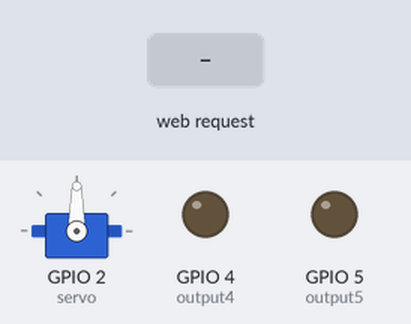
Bench run of a sketch on a simulated ESP8266 (NodeMCU). Shown: servo, output pins drawn as LEDs (lit = HIGH). The inputs (shaded band) are chosen by the test bench. WiFi joins after 1.5 s; servers stay silent unless stated; what the sketch prints to the serial monitor is not drawn.

Above: at 2.7 s.
2.8 s: HTTP request GET /5/on received
At 3.9 s:
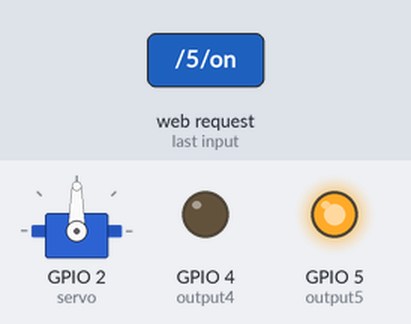
4.3 s: HTTP request GET /Req=0 received
At 5.0 s:
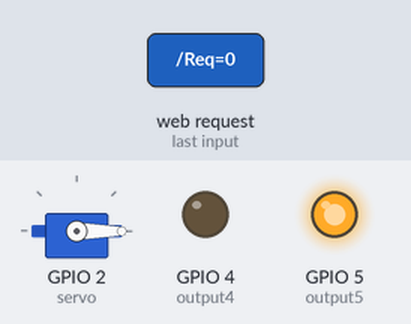
5.8 s: HTTP request GET /5/off received
At 6.2 s:
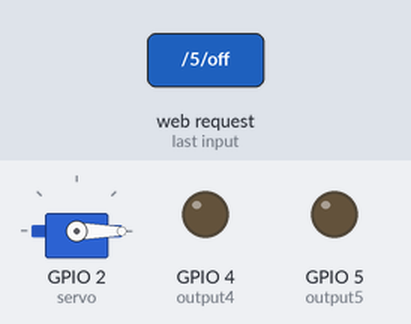
7.3 s: HTTP request GET /4/on received
At 8.5 s:
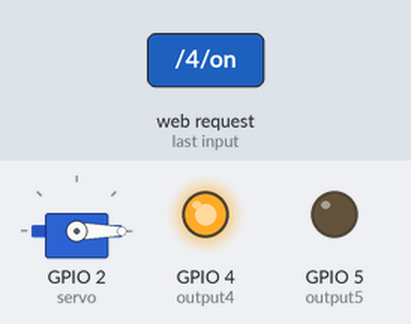
8.8 s: HTTP request GET /Req=90 received
At 9.7 s:
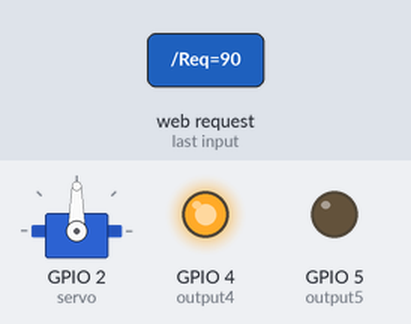
10.3 s: HTTP request GET /4/off received
At 10.8 s:
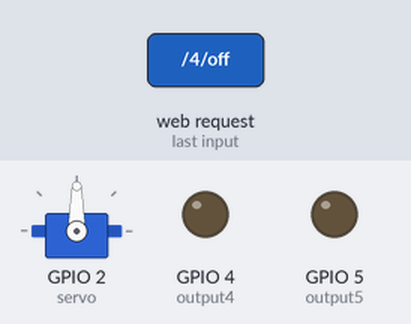
Timing chart, 0 to 12.8 s (numbered marks = the images above; inputs shaded):
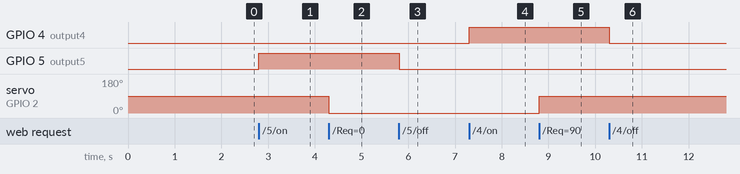

Measured:
- after the input at 2.8 s, GPIO 5 (output5): LOW → HIGH at once
- after the input at 4.3 s, servo on GPIO 2 (servo): 90° → 0° at once
- after the input at 5.8 s, GPIO 5 (output5): HIGH → LOW at once
- after the input at 7.3 s, GPIO 4 (output4): LOW → HIGH at once
- after the input at 8.8 s, servo on GPIO 2 (servo): 0° → 90° at once
- after the input at 10.3 s, GPIO 4 (output4): HIGH → LOW at once

The sketch:

lanmpeetservo.ino
```cpp
#include <ESP8266WiFi.h>
#include <Servo.h>
Servo servo;

const char* ssid = "YOUR WIFI";
const char* password = "YOUR PASS";

WiFiServer server(80);

String output5State = "off";
String output4State = "off";

const int output5 = 5;
const int output4 = 4;

void setup() {
  Serial.begin(115200);
  delay(10);
  servo.attach(2); //Gpio-2 of nodemcu with pwm pin of servo motor

  pinMode(output5, OUTPUT);
  pinMode(output4, OUTPUT);

  digitalWrite(output5, LOW);
  digitalWrite(output4, LOW);

  // Connect to WiFi network
  Serial.println();
  Serial.println();
  Serial.print("Connecting to ");
  Serial.println(ssid);

  WiFi.begin(ssid, password);

  while (WiFi.status() != WL_CONNECTED) {
    delay(500);
    Serial.print(".");
  }
  Serial.println("");
  Serial.println("WiFi connected");

  // Start the server
  server.begin();
  Serial.println("Server started");

  // Print the IP address on serial monitor
  Serial.print("Use this URL to connect: ");
  Serial.print("http://");    //URL IP to be typed in mobile/desktop browser
  Serial.print(WiFi.localIP());
  Serial.println("/");

}

void loop() {
  // Check if a client has connected
  WiFiClient client = server.available();
  if (!client) {
    return;
  }

  // Wait until the client sends some data
  Serial.println("new client");
  while(!client.available()){
    delay(1);
  }

  // Read the first line of the request
  String request = client.readStringUntil('\r');
  Serial.println(request);
  client.flush();

 int value = 0;
 // Match the request
 if (request.indexOf("GET /5/on") >= 0) {
              Serial.println("GPIO 5 on");
              output5State = "on";
              digitalWrite(output5, HIGH);
            } else if (request.indexOf("GET /5/off") >= 0) {
              Serial.println("GPIO 5 off");
              output5State = "off";
              digitalWrite(output5, LOW);
            } else if (request.indexOf("GET /4/on") >= 0) {
              Serial.println("GPIO 4 on");
              output4State = "on";
              digitalWrite(output4, HIGH);
            } else if (request.indexOf("GET /4/off") >= 0) {
              Serial.println("GPIO 4 off");
              output4State = "off";
              digitalWrite(output4, LOW);
            }

if (request.indexOf("/Req=0") != -1)  {
  servo.write(0); //Moving servo to 0 degree

}
if (request.indexOf("/Req=90") != -1)  {
  servo.write(90); //Moving servo to 90 degree

}


  // Return the response
  client.println("HTTP/1.1 200 OK");
  client.println("Content-Type: text/html");
  client.println(""); //  do not forget this one
  client.println("<!DOCTYPE HTML>");
  client.println("<html>");
  client.println("<h1 align=center>welcome to your home's control</h1><br><br>");
  client.println("<br><br>");
  client.println("<h2>Control your home's door</2>");
  client.println("<p><a href=\"/Req=0\"\"><button class=\"button\">Open the door</button></a></p>");
  client.println("<p><a href=\"/Req=90\"\"><button class=\"button\">Close the door</button></a></p><br>");
 client.println("<style>html { font-family: Helvetica;background-color:blue; display: inline-block; margin: 0px auto; text-align: center;}");
            client.println(".button { background-color: black; border: none; color: white; padding: 16px 40px;");
            client.println("text-decoration: none; font-size: 30px; margin: 2px; cursor: pointer;}");
            client.println(".button2 {background-color: black;}</style></head>");

 client.println("<p>Room's light - state " + output5State + "</p>");
            // If the output5State is off, it displays the ON button
            if (output5State=="off") {
              client.println("<p><a href=\"/5/on\"><button class=\"button\">ON</button></a></p><br>");
            } else {
              client.println("<p><a href=\"/5/off\"><button class=\"button button2\">OFF</button></a></p><br>");
            }

            // Display current state, and ON/OFF buttons for GPIO 4
            client.println("<p>kitchen's light - state " + output4State + "</p>");
            // If the output4State is off, it displays the ON button
            if (output4State=="off") {
              client.println("<p><a href=\"/4/on\"><button class=\"button\">ON</button></a></p><br>");
            } else {
              client.println("<p><a href=\"/4/off\"><button class=\"button button2\">OFF</button></a></p><br>");
            }

  client.println("</html>");
  delay(1);
  Serial.println("Client disonnected");
  Serial.println("");

}
```
